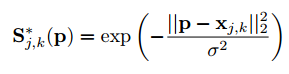
#> input picture 010-hourglass-facekeypoints-detection-master-02B141/Kodlar/images/f1.png, 289 x 74 px; its folder holds only this picture in this run
$ python face-train.py   (older library calls are emulated)
#> lines starting #> are read from the running program, lines starting #| are printed output that depends on the picture
import cv2
import os
import numpy as np
from PIL import Image
import pickle

BASE_DIR = os.path.dirname(os.path.abspath(__file__))
image_dir = os.path.join(BASE_DIR, "images")

face_cascade = cv2.CascadeClassifier('cascades/data/haarcascade_frontalface_alt2.xml')
recorgnizer = cv2.face.LBPHFaceRecognizer_create()

current_id = 0
label_ids = {}
y_labels = []
x_train = []

for root, dirs, files in os.walk(image_dir):
	for file in files:
		if file.endswith("png") or file.endswith("jpg"):
			path = os.path.join(root, file)
			label = os.path.basename(root).replace(" ", "_").lower()
			#print(label, path)
			if not label in label_ids:
				label_ids[label] = current_id
				current_id += 1
			id_ = label_ids[label]
			#print(label_ids)
			#y_labels.append(label)
			#x_train.append(path)
			pil_image = Image.open(path).convert("L")
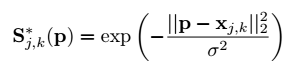
#> pil_image: PIL image 289x74 L; min 0, max 255, mean 243.1
			size = (550, 550)
			final_image = pil_image.resize(size, Image.ANTIALIAS)
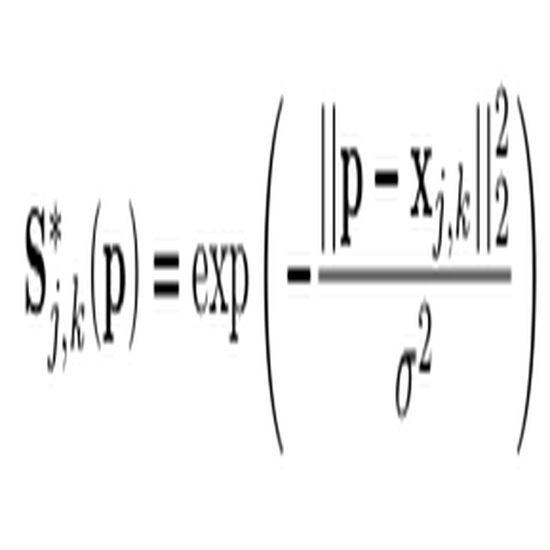
#> final_image: PIL image 550x550 L; min 0, max 255, mean 242.6
			image_array = np.array(final_image, "uint8")
			#print(image_array)
			faces = face_cascade.detectMultiScale(image_array, scaleFactor=1.5, minNeighbors=5)
#> faces = ()

			for (x, y, w, h) in faces:
				roi = image_array[y:y+h, x:x+w]
				x_train.append(roi)
				y_labels.append(id_)
#> this loop made 0 passes
#> after the loop, x_train = []; y_labels = []


#print(y_labels)
#print(x_train)

with open("labels.pickle", 'wb') as f:
	pickle.dump(label_ids, f)

#> (the run stopped early here; a loop or call above may not have finished)
